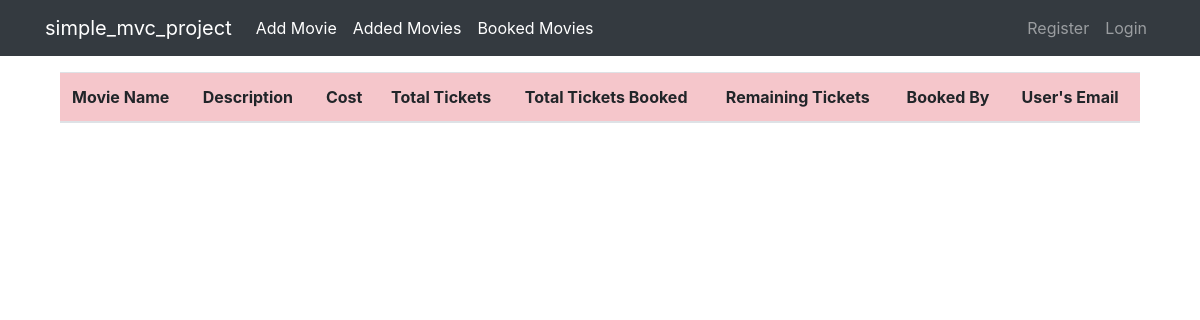
The page /admins/booked_movies on the database as committed earlier.
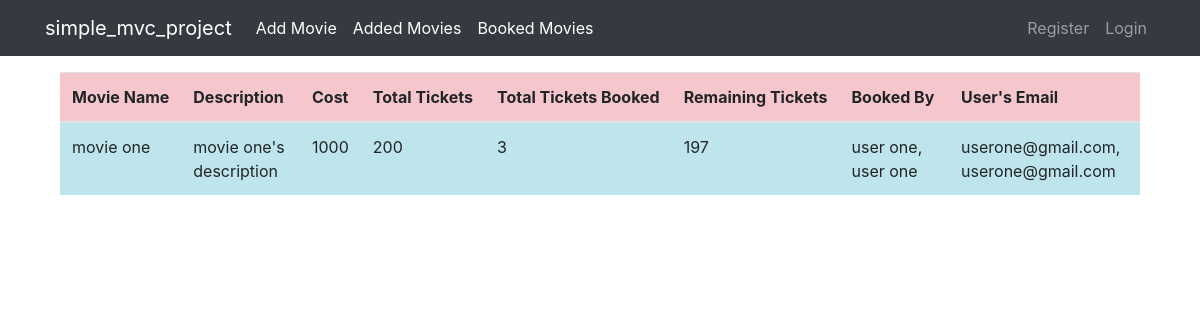
The same page on the database as committed later.
### tables this page shows
CREATE TABLE `movies` (
  `id` int(11) NOT NULL,
  `movie_name` varchar(255) DEFAULT NULL,
  `movie_description` varchar(255) DEFAULT NULL,
  `movie_cost` varchar(255) DEFAULT NULL,
  `available_tickets` varchar(255) DEFAULT NULL,
  `created_at` varchar(255) DEFAULT NULL
);

### app/controllers/Admins.php (called while the page is built, shortened)
<?php
class Admins extends Controller
{
  public function __construct()
  {
    $this->adminModel = $this->model('Admin');
  }
public function booked_movies() {
  $movies = $this->adminModel->getMoviesWithBookingDetails();
  $data = [
    'movies' => $movies
  ];
  $this->view('admins/booked_movies', $data);
}
}

### app/libraries/Core.php (called while the page is built, shortened)
<?php
  class Core {
    protected $currentMethod = 'index';
    public function __construct(){
      $url = $this->getUrl();
      if(isset($url[0]) && file_exists('../app/controllers/' . ucwords($url[0]) . '.php')){
        unset($url[0]);
      }
      $this->currentController = new $this->currentController;
      if(isset($url[1])){
        if(method_exists($this->currentController, $url[1])){
          $this->currentMethod = $url[1];
          unset($url[1]);
        }
      }
      $this->params = $url ? array_values($url) : [];
      call_user_func_array([$this->currentController, $this->currentMethod], $this->params);
    }
    public function getUrl(){
        if(isset($_GET['url'])){
          $url = rtrim($_GET['url'], '/');
          $url = filter_var($url, FILTER_SANITIZE_URL);
          $url = explode('/', $url);
          return $url;
        }
    }
  }

### public/index.php (called while the page is built, shortened)
<?php
  $init = new Core;

### app/libraries/Database.php (called while the page is built, shortened)
<?php
class Database {
	private $host = DB_HOST;
	private $user = DB_USER;
	private $pass = DB_PASS;
	private $dbname = DB_NAME;
	private $dbh;
	private $stmt;
	public function __construct() {
		$dsn = 'mysql:host=' . $this->host . ';dbname=' . $this->dbname;
		$options = array (
			PDO::ATTR_PERSISTENT => true,
			PDO::ATTR_ERRMODE => PDO::ERRMODE_EXCEPTION
		);
		try {
			$this->dbh = new PDO ($dsn, $this->user, $this->pass, $options);
		}
		catch ( PDOException $e ) {
			$this->error = $e->getMessage();
		}
	}
	public function query($query) {
		$this->stmt = $this->dbh->prepare($query);
	}
	public function execute(){
		return $this->stmt->execute();
	}
	public function resultset(){
		$this->execute();
		return $this->stmt->fetchAll(PDO::FETCH_OBJ);
	}
}

### app/models/Admin.php (called while the page is built, shortened)
<?php
class Admin
{
  private $db;
  public function __construct()
  {
    $this->db = new Database;
  }
  public function getMoviesWithBookingDetails()
  {
    $this->db->query('SELECT movies.*, (movies.available_tickets - SUM(bookings.tickets)) AS remaining_tickets, SUM(bookings.tickets) AS total_tickets_booked, GROUP_CONCAT(users.name SEPARATOR ", ") AS user_name, GROUP_CONCAT(users.email SEPARATOR ", ") AS user_email FROM movies LEFT JOIN bookings ON movies.id = bookings.movie_id LEFT JOIN users ON bookings.user_id = users.id GROUP BY movies.id');
    return $this->db->resultSet();
  }
}

### app/views/admins/booked_movies.php (the view)
<?php require APPROOT . '/views/inc_admin/header.php'; ?>
<div class="container mx-auto">
    <table class="table table-info">
        <thead>
            <tr class="table-danger text-nowrap">
                <th>Movie Name</th>
                <th>Description</th>
                <th>Cost</th>
                <th>Total Tickets</th>
                <th>Total Tickets Booked</th>
                <th>Remaining Tickets</th>
                <th>Booked By</th>
                <th>User's Email</th>
            </tr>
        </thead>
        <tbody>
            <?php foreach ($data['movies'] as $movie) : ?>
                <tr class="">
                    <td><?php echo $movie->movie_name; ?></td>
                    <td><?php echo $movie->movie_description; ?></td>
                    <td><?php echo $movie->movie_cost; ?></td>
                    <td><?php echo $movie->available_tickets; ?></td>
                    <td><?php echo $movie->total_tickets_booked; ?></td>
                    <td><?php echo $movie->remaining_tickets; ?></td>
                    <td><?php echo $movie->user_name; ?></td>
                    <td><?php echo $movie->user_email; ?></td>
                </tr>
            <?php endforeach; ?>
        </tbody>
    </table>
</div>
<?php require APPROOT . '/views/inc_admin/footer.php'; ?>

### app/libraries/Controller.php (shortened to what this page needs)
<?php
  class Controller {
    public function model($model){
      return new $model();
    }
    public function view($url, $data = []){
      if(file_exists('../app/views/'.$url.'.php')){
        require_once '../app/views/'.$url.'.php';
      } else {
        die('View does not exist');
      }
    }
  }

### app/views/inc_admin/header.php (shortened to what this page needs)
<!DOCTYPE html>
<html lang="en">
<head>
  <link rel="stylesheet" href="https://maxcdn.bootstrapcdn.com/bootstrap/4.0.0-beta/css/bootstrap.min.css">
  <link href="https://maxcdn.bootstrapcdn.com/font-awesome/4.7.0/css/font-awesome.min.css" rel="stylesheet">
</head>
<body>
  <?php require APPROOT . '/views/inc_admin/navbar.php'; ?>
  <div class="container">

### app/views/inc_admin/navbar.php (shortened to what this page needs)
<nav class="navbar navbar-expand-lg navbar-dark bg-dark mb-3">
  <div class="container">
    <a class="navbar-brand" href="#"><?php echo SITENAME; ?></a>
    <div class="collapse navbar-collapse" id="navbarNav">
      <ul class="navbar-nav">
        <li class="nav-item active">
          <a class="nav-link" href="<?php echo URLROOT; ?>/admins/index">Add Movie</a>
        </li>
        <li class="nav-item active">
          <a class="nav-link" href="<?php echo URLROOT; ?>/admins/movies">Added Movies</a>
        </li>
        <li class="nav-item active">
          <a class="nav-link" href="<?php echo URLROOT; ?>/admins/booked_movies">Booked Movies</a>
        </li>
      </ul>
      <ul class="navbar-nav ml-auto">
        <?php if (isset($_SESSION['admin_id'])) : ?>
          <li class="nav-item">
            <a class="nav-link" href="<?php echo URLROOT; ?>/admins/logout"><i class="fa fa-sign-out" aria-hidden="true"></i> Logout</a>
          </li>
        <?php else : ?>
          <li class="nav-item">
            <a class="nav-link" href="<?php echo URLROOT; ?>/admins/register">Register</a>
          </li>
          <li class="nav-item">
            <a class="nav-link" href="<?php echo URLROOT; ?>/admins/login">Login</a>
          </li>
        <?php endif; ?>
      </ul>
    </div>
  </div>
</nav>

### app/views/inc_admin/footer.php
</div>
</body>
</html>

Rows that differ between the two databases and show on the page:
added movies: movie_name "movie one", movie_description "movie one's description", movie_cost "1000", available_tickets "200", total_tickets_booked "3", remaining_tickets "197", user_name "user one, user one", user_email "userone@gmail.com, userone@gmail.com"
